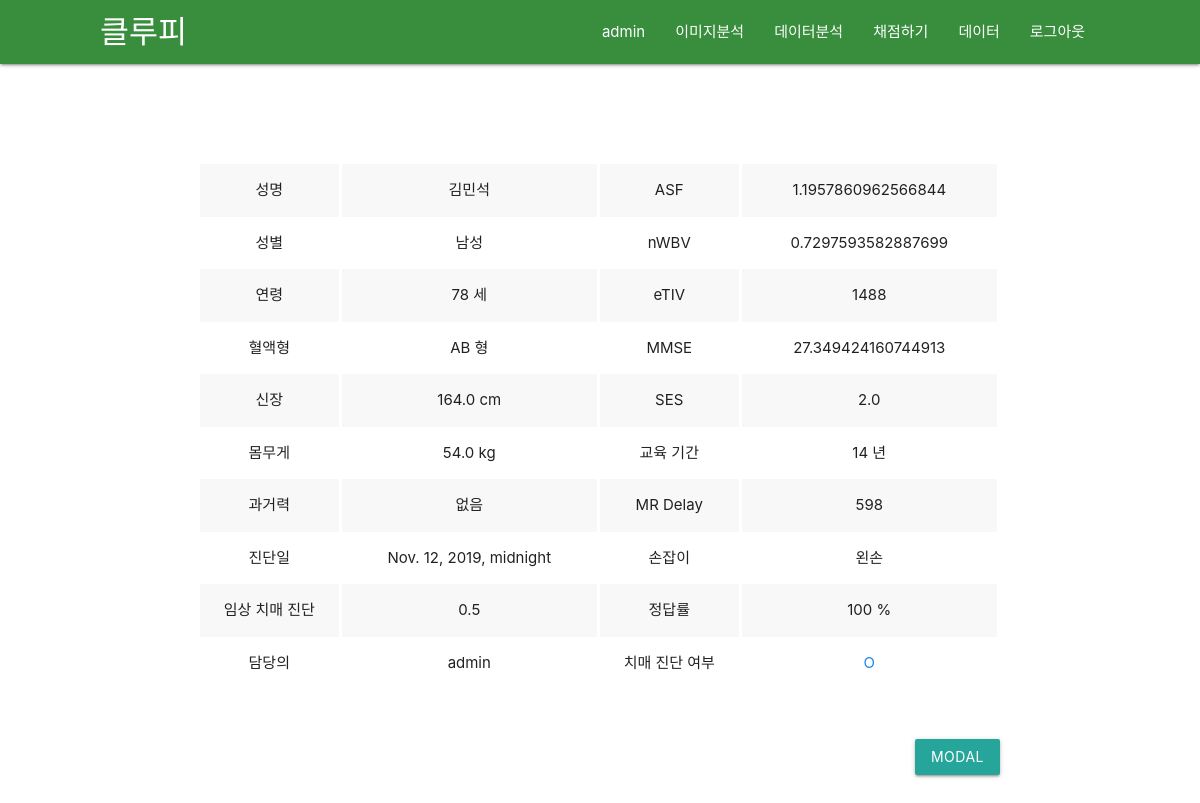
Page /scoring/result/420 (signed in) on the committed database.
### scoring/models.py (models this page shows, shortened)
class ScoreList(models.Model):
    user = models.ForeignKey(User, on_delete=models.CASCADE, null=True) # 담당의
    name = models.CharField(max_length=200,null=True) # 성명
    gender = models.IntegerField(null=True) # 성별
    age = models.IntegerField(null=True) # 연령
    blood_type = models.IntegerField(null=True) # 혈액형
    height = models.FloatField(null=True) # 신장
    weight = models.FloatField(null=True) # 몸무게
    past_diagnostic_record = models.IntegerField(null=True) # 과거력
    pub_date = models.DateTimeField(null=True) # 진달일
    score = models.FloatField(null=True) # 점수
    pass_or_fail = models.BooleanField(null=True) # 치매여부
    ASF = models.FloatField(null=True) # 두개골과 두뇌사이 공간
    nWBV = models.FloatField(null=True) # 전체 뇌용량 정규화
    eTIV = models.IntegerField(null=True) # 추정 내척추수액
    CDR = models.FloatField(null=True) # 임상 치매 평가
    MMSE = models.FloatField(null=True) # 간이 정신 상태 검사
    SES = models.FloatField(null=True) # 사화족 지위
    educ = models.IntegerField(null=True) # 교육 기간
    MR_delay = models.IntegerField(null=True) # 딜레이
    hand = models.IntegerField(null=True) # 손잡이
    test = models.BooleanField(null=True) # 테스트

### scoring/views.py (the view)
# urls.py: path('scoring/result/<int:list_id>', scoring.views.result, name='result'),
def result(request, list_id):
    list = get_object_or_404(ScoreList, pk=list_id)
    return render(request, 'result.html', {'list' : list})

### scoring/templates/result.html (shortened to what this page needs)
{% extends 'base.html' %}
{% block content %}
{% load static %}
<section class="result">
    <div class="con">
        <div style="display: flex;">
            <table class="striped centered">
                <tbody>
                    <tr>
                        <td style="width: 140px;">성명</td>
                        <td>{{list.name}}</td>
                    </tr>
                    <tr>
                        <td>성별</td>
                        <td>
                            {% if list.gender == 1 %}
                                남성
                            {% else %}
                                여성
                            {% endif %}
                        </td>
                    </tr>
                    <tr>
                        <td>연령</td>
                        <td>{{list.age}} 세</td>
                    </tr>
                    <tr>
                        <td>혈액형</td>
                        <td>
                            {% if list.blood_type == 1 %}
                                A 형
                            {% elif list.blood_type == 2 %}
                                B 형
                            {% elif list.blood_type == 3 %}
                                O 형
                            {% else %}
                                AB 형
                            {% endif %}
                        </td>
                    </tr>
                    <tr>
                        <td>신장</td>
                        <td>{{list.height}} cm</td>
                    </tr>
                    <tr>
                        <td>몸무게</td>
                        <td>{{list.weight}} kg</td>
                    </tr>
                    <tr>
                        <td>과거력</td>
                        <td>
                            {% if list.past_diagnostic_record == 1 %}
                                뇌졸증
                            {% elif list.past_diagnostic_record == 2 %}
                                심장병
                            {% elif list.past_diagnostic_record == 3 %}
                                고혈압
                            {% elif list.past_diagnostic_record == 4 %}
                                당뇨병
                            {% elif list.past_diagnostic_record == 5 %}
                                기타(암포함)
                            {% else %}
                                없음
                            {% endif %}
                        </td>
                    </tr>
                    <tr>
                        <td>진단일</td>
                        <td>{{list.pub_date}}</td>
                    </tr>
                    <tr>
                        <td>임상 치매 진단</td>
                        <td>{{list.CDR}}</td>
                    </tr>
                    <tr>
                        <td>담당의</td>
                        <td>{{list.user.username}}</td>
                    </tr>
                </tbody>
            </table>
            <table class="striped centered">
                <tbody>
                    <tr>
                        <td style="width: 140px;">ASF</td>
                        <td>{{list.ASF}}</td>
                    </tr>
                    <tr>
                        <td >nWBV</td>
                        <td>{{list.nWBV}}</td>
                    </tr>
                    <tr>
                        <td>eTIV</td>
                        <td>{{list.eTIV}}</td>
                    </tr>
                    <tr>
                        <td>MMSE</td>
                        <td>{{list.MMSE}}</td>
                    </tr>
                    <tr>
                        <td>SES</td>
                        <td>{{list.SES}}</td>
                    </tr>
                    <tr>
                        <td>교육 기간</td>
                        <td>{{list.educ}} 년</td>
                    </tr>
                    <tr>
                        <td>MR Delay</td>
                        <td>{{list.MR_delay}}</td>
                    </tr>
                    <tr>
                        <td>손잡이</td>
                        <td>
                            {% if list.pub_date == 1%}
                                오른손
                            {% else %}
                                왼손
                            {% endif %}
                        </td>
                    </tr>
                    <tr>
                        <td>정답률</td>
                        <td>{{list.score}} %</td>
                    </tr>
                    <tr>
                        <td>치매 진단 여부</td>
                        <td>
                            {% if list.pass_or_fail == True %}
                                <span style="color:#1e88e5;">O</span>
                            {% else %}
                                <span style="color:#ff1744;">X</span>
                            {% endif %}
                        </td>
                    </tr>
                </tbody>
            </table>
        </div>
        <div class="submit">
            <a class="waves-effect waves-light btn modal-trigger" href="#modal1">Modal</a>
        </div>
    </div>
</section>
{% endblock content %}

### templates/base.html (shortened to what this page needs)
{% load static %}
<!DOCTYPE html>
<html lang="en">
<head>
    <link rel="stylesheet" href="https://cdnjs.cloudflare.com/ajax/libs/materialize/1.0.0/css/materialize.min.css">
    <link rel="stylesheet" href="{% static 'css/style.css'%}">
    <link rel="stylesheet" href="{% static 'css/account.css'%}">
</head>
<body>
    <div class="navbar-fixed">
        <nav class="green darken-2">
            <div style="max-width: 1000px; margin:auto;" class="nav-wrapper">
            <a href="{% url 'home' %}" class="brand-logo">클루피</a>
            <ul class="right hide-on-med-and-down">
                {% if user.is_authenticated %}
                <li><a href="{% url 'list' %}">{{user.username}}</a></li>
                {% if user.username == 'admin' %}
                <li><a href="{% url 'image_analysis' %}">이미지분석</a></li>
                <li><a href="{% url 'data_analysis' %}">데이터분석</a></li>
                {% endif %}
                <li><a href="{% url 'select' %}">채점하기</a></li>
                <li><a href="{% url 'analysis' %}">데이터</a></li>
                <li><a href="javascript:{document.getElementById('logout').submit()}">로그아웃</a>
                </li>
                {% else %}
                <li><a href="{% url 'analysis' %}">데이터</a></li>
                <li><a href="{% url 'login' %}">로그인</a></li>
                <li><a href="{% url 'signup' %}">회원가입</a></li>
                {% endif %}
            </ul>
            </div>
        </nav>
    </div>
    {% block content %}
    {% endblock %}
</body>
</html>

### scoring/static/css/style.css (style rules this page uses)
.result { padding-top: 100px; padding-bottom: 100px; width: 100%; display: flex; justify-content: center; }
.result .con { width: 800px; }
.result .con .submit { margin-top:50px; display: flex; justify-content: flex-end; }
.result .con table tbody tr td { border-right: 3px solid #fff; }

### rows in the picture
ScoreList: name "김민석", age "78", height "164.0", weight "54.0", pub_date "Nov. 12, 2019, midnight", CDR "0.5", user.username "admin", ASF "1.1957860962566844", nWBV "0.7297593582887699", eTIV "1488", MMSE "27.349424160744913", SES "2.0", educ "14", MR_delay "598", score "100"

### other values in the picture
{{ user.username }} "admin"
